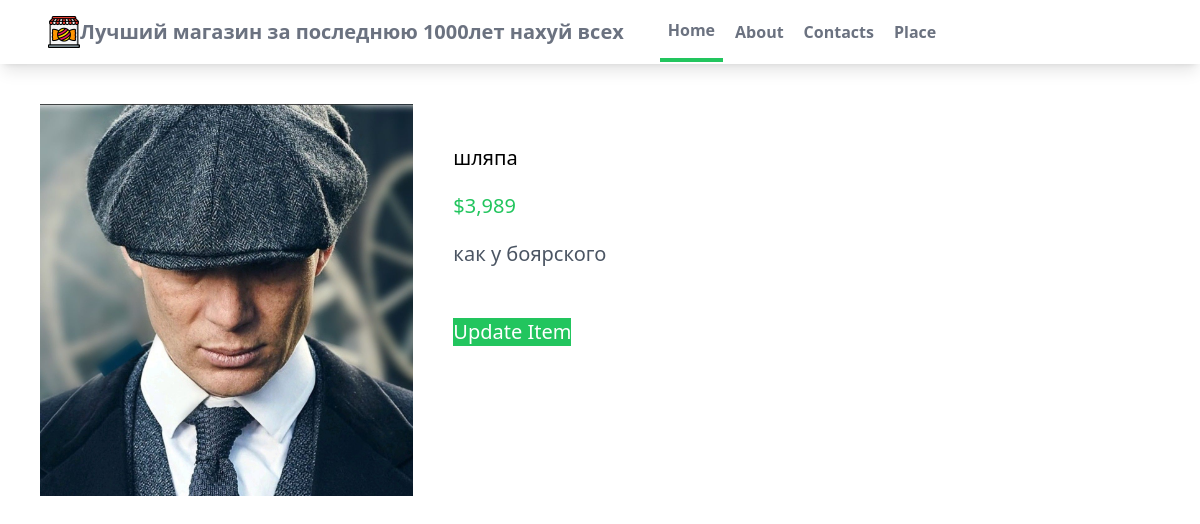
Before: /myapp/1/ with the older database file.
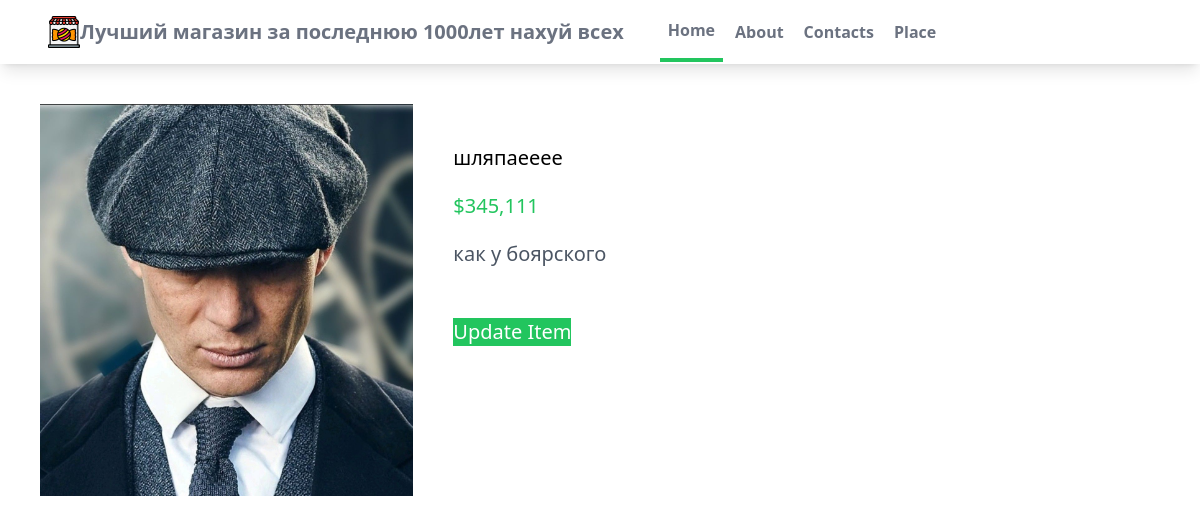
After: the same page with the newer database file.
### myapp/models.py (models this page shows, shortened)
class Product(models.Model):
    name = models.CharField(max_length=100)
    price = models.IntegerField()
    description = models.CharField(max_length=200)
    image = models.ImageField(blank=True, upload_to='images')

### myapp/views.py (the view)
# urls.py: path('<int:my_id>/', indexItem, name="detail"),
def indexItem(request, my_id):
    item = Product.objects.get(id=my_id)
    context = {
        'item': item
    }
    return render(request, "myapp/detail.html", context)

### myapp/templates/myapp/detail.html
{% extends "myapp/base.html" %}
{% load humanize %}
{% block content %}
	<div class="flex p-10 w-full h-200">
		<img class="w-1/3" src="{{ item.image.url }}">
		<div class="w-2/3 text-xl ml-10 mt-5">
			<p class="mt-5">{{ item.name }}</p>
			<p class="mt-5 text-green-500">${{ item.price | intcomma }}</p>
			<p class="mt-5 text-gray-600">{{ item.description }}</p>
			<button class="bg-green-500 text-white mt-[50px]"><a href="{% url 'myapp:update_item' item.id %}">Update Item</a></button>
		</div>
	</div>
{% endblock content %}

Changed rows visible on the page:
changed Product "как у боярского": name "шляпа" → "шляпаeeee"; price "3,989" → "345,111"
